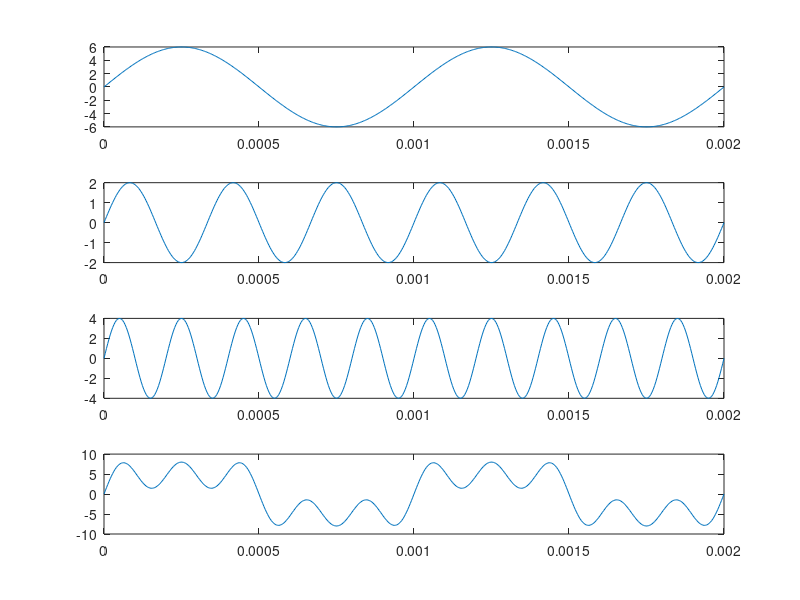
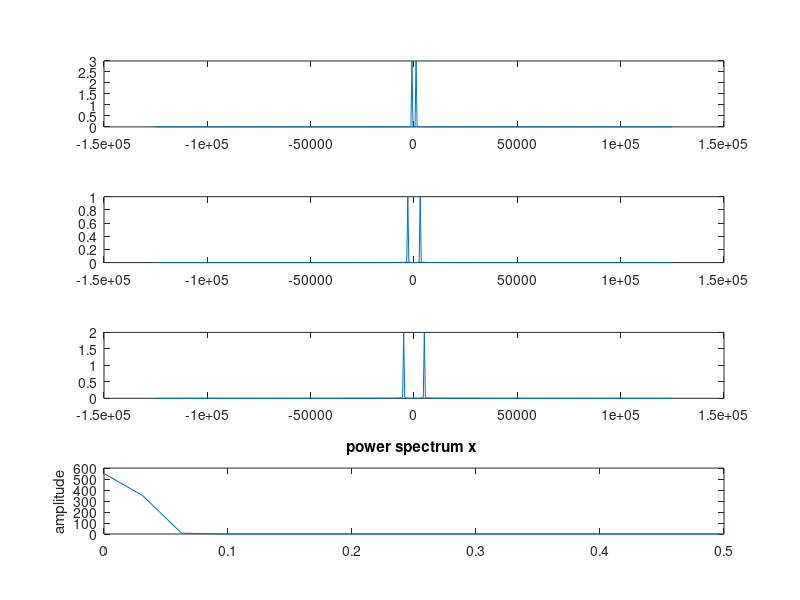

These charts were generated, in order, by the following MATLAB code:
% Lab_1 COM1
% ALLEX MAGNO ANDRADE
clear all
close all
clc
%% 1)
% Gerar um sinal s(t) composto pela somat?ria de 3 senos com
% amplitudes de 6V, 2V e 4V e frequ?ncias de 1, 3 e 5 kHz,
% respectivamente.

% Determinando as amplitudes
A1 = 6;
A2 = 2;
A3 = 4; 
% Determinando as frequencias
f1 = 1e3;
f2 = 3e3;
f3 = 5e3;
% Amostras (Minimo 2x a maior frequencia)
fa = 50*f3;
ta = 1/fa;

% Numero de ciclos que deseja ver
t = 0:ta:2/f1;

% Sinal s1, s2, s3
s1_t = A1*sin(2*pi*f1*t);
s2_t =A2*sin(2*pi*f2*t);
s3_t = A3*sin(2*pi*f3*t);

% Sinal composto s(t)
s_t =  s1_t + s2_t + s3_t;

%% Plotando os sinais no dominio do tempo
figure(1)
subplot(411)
plot(t, s1_t)

subplot(412)
plot(t, s2_t)

subplot(413)
plot(t, s3_t)

subplot(414)
plot(t, s_t)

%% Passando para o dominio da ferequencia

S1_f = fftshift(fft(s1_t)/length(s1_t));
S2_f = fftshift(fft(s2_t)/length(s2_t));
S3_f = fftshift(fft(s3_t)/length(s3_t));
S_f = fftshift(fft(s_t)/length(s_t));

f = -fa/2:500:fa/2;

%% Plotando os sinais no dominio da frequencia
figure(2)
subplot(411)
plot(f, abs(S1_f));

subplot(412)
plot(f, abs(S2_f));

subplot(413)
plot(f, abs(S3_f));

subplot(414)
plot(f, abs(S_f))

%% Potencia media do sinal
P = norm(s_t)

%% Densidade espectral de potencia
pwelch(s_t)


